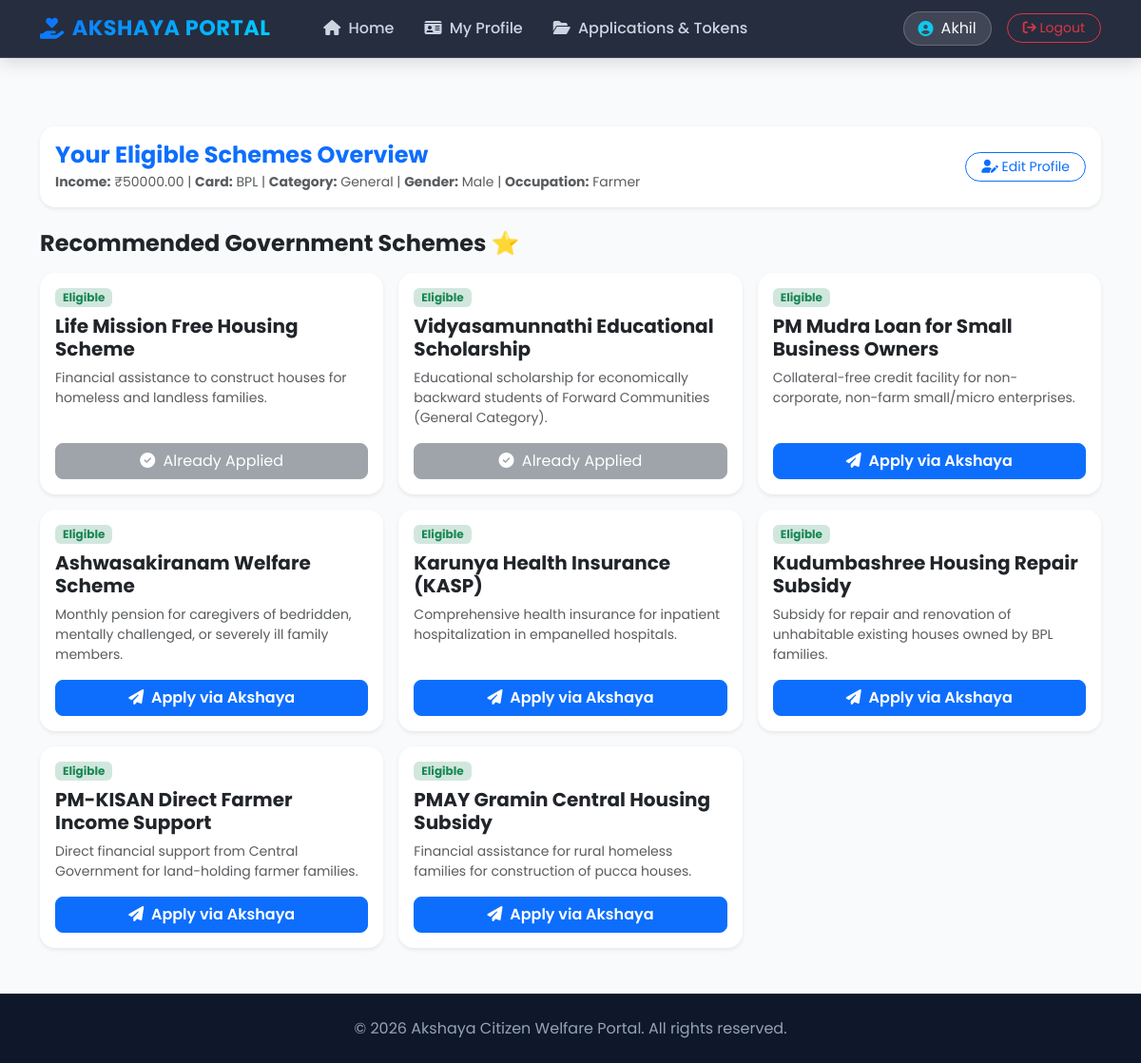
The page /home/ (signed in) on the database its author committed.
### welfare_app/models.py (models this page shows, shortened)
class UserProfile(models.Model):
    user = models.OneToOneField(User, on_delete=models.CASCADE, related_name='profile')
    age = models.IntegerField(null=True, blank=True)
    annual_income = models.DecimalField(max_digits=10, decimal_places=2, null=True, blank=True)
    ration_card_type = models.CharField(max_length=10, choices=RATION_CARD_CHOICES, null=True, blank=True)
    category = models.CharField(max_length=10, choices=CATEGORY_CHOICES, null=True, blank=True)
    gender = models.CharField(max_length=10, choices=GENDER_CHOICES, null=True, blank=True)
    occupation = models.CharField(max_length=20, choices=OCCUPATION_CHOICES, null=True, blank=True)
    marital_status = models.CharField(max_length=20, choices=MARITAL_STATUS_CHOICES, null=True, blank=True)
    is_differently_abled = models.BooleanField(default=False)
    disability_type = models.CharField(max_length=100, null=True, blank=True)
    disability_percentage = models.IntegerField(null=True, blank=True)

class Scheme(models.Model):
    title = models.CharField(max_length=200)
    description = models.TextField()
    department = models.CharField(max_length=100)
    max_income = models.DecimalField(max_digits=10, decimal_places=2, default=999999)
    min_age = models.IntegerField(default=0)
    allowed_ration_cards = models.CharField(max_length=10, choices=RATION_CARD_CHOICES, default='ALL')
    category = models.CharField(max_length=10, choices=CATEGORY_CHOICES, default='ALL')
    allowed_gender = models.CharField(max_length=10, choices=GENDER_CHOICES, default='ALL')
    required_occupation = models.CharField(max_length=20, choices=OCCUPATION_CHOICES, default='ALL')
    allowed_marital_status = models.CharField(max_length=20, choices=MARITAL_STATUS_CHOICES, default='ALL')
    is_for_disabled_only = models.BooleanField(default=False)
    required_documents = models.TextField(help_text="Comma separated document names (e.g., Aadhaar, Income Certificate)", blank=True)
    extra_fields = models.TextField(help_text="Comma separated custom input field names", blank=True)

### welfare_app/views.py (the view)
# urls.py: path('home/', views.home, name='home'),
@login_required(login_url='login')
def home(request):
    profile, created = UserProfile.objects.get_or_create(user=request.user)
    eligible_schemes = []
    profile_complete = False
    applied_scheme_ids = set(Application.objects.filter(user=request.user).values_list('scheme_id', flat=True))
    if (profile.annual_income is not None and profile.ration_card_type and profile.category and profile.gender):
        profile_complete = True
        all_schemes = Scheme.objects.all()
        try:
            user_income = float(profile.annual_income)
        except (ValueError, TypeError):
            user_income = 0.0
        user_card = (profile.ration_card_type or "").strip()
        user_cat = (profile.category or "").strip()
        user_gender = (profile.gender or "").strip()
        user_occ = (profile.occupation or "").strip()
        user_marital = (profile.marital_status or "").strip()
        user_age = profile.age or 0
        for scheme in all_schemes:
            income_ok = user_income <= scheme.max_income
            age_ok = user_age >= scheme.min_age
            ration_ok = (scheme.allowed_ration_cards == 'ALL') or (scheme.allowed_ration_cards == user_card)
            category_ok = (scheme.category == 'ALL') or (scheme.category == user_cat)
            gender_ok = (scheme.allowed_gender == 'ALL') or (scheme.allowed_gender == user_gender)
            occupation_ok = (scheme.required_occupation == 'ALL') or (scheme.required_occupation == user_occ)
            marital_ok = (scheme.allowed_marital_status == 'ALL') or (scheme.allowed_marital_status == user_marital)
            if scheme.is_for_disabled_only:
                disabled_ok = profile.is_differently_abled
            else:
                disabled_ok = True
            if income_ok and age_ok and ration_ok and category_ok and gender_ok and occupation_ok and disabled_ok and marital_ok:
                scheme.is_applied = scheme.id in applied_scheme_ids
                eligible_schemes.append(scheme)
    context = {
        'profile': profile,
        'eligible_schemes': eligible_schemes,
        'profile_complete': profile_complete,
    }
    return render(request, 'home.html', context)

### welfare_app/templates/home.html
{% extends 'base.html' %}
{% block content %}
<div class="container mt-4">
    <div class="card border-0 shadow-sm p-3 mb-4 rounded-4 bg-white">
        <div class="d-flex justify-content-between align-items-center flex-wrap gap-2">
            <div>
                <h4 class="fw-bold text-primary mb-1">Your Eligible Schemes Overview</h4>
                <p class="text-muted mb-0 small">
                    <strong>Income:</strong> ₹{{ profile.annual_income }} |
                    <strong>Card:</strong> {{ profile.ration_card_type }} |
                    <strong>Category:</strong> {{ profile.category }} |
                    <strong>Gender:</strong> {{ profile.gender }} |
                    <strong>Occupation:</strong> {{ profile.occupation }}
                </p>
            </div>
            <a href="{% url 'profile_setup' %}" class="btn btn-outline-primary rounded-pill px-3 btn-sm">
                <i class="fa-solid fa-user-pen"></i> Edit Profile
            </a>
        </div>
    </div>
    <div class="d-flex justify-content-between align-items-center mb-3">
        <h4 class="fw-bold text-dark mb-0">Recommended Government Schemes ⭐</h4>
    </div>
    {% if not profile_complete %}
        <div class="alert alert-warning rounded-3 shadow-sm">
            <i class="fa-solid fa-triangle-exclamation me-2"></i> Please complete your profile to view eligible schemes.
            <a href="{% url 'profile_setup' %}" class="fw-bold">Click here to setup profile</a>.
        </div>
    {% else %}
        <div class="row g-3">
            {% for scheme in eligible_schemes %}
                <div class="col-md-4">
                    <div class="card h-100 shadow-sm border-0 rounded-4">
                        <div class="card-body d-flex flex-column">
                            <span class="badge bg-success-subtle text-success align-self-start mb-2 px-2 py-1">Eligible</span>
                            <h5 class="card-title fw-bold text-dark">{{ scheme.title }}</h5>
                            <p class="card-text text-muted small flex-grow-1">{{ scheme.description|truncatewords:18 }}</p>
                            {% if scheme.is_applied %}
                                <button class="btn btn-secondary w-100 rounded-3" disabled>
                                    <i class="fa-solid fa-check-circle me-1"></i> Already Applied
                                </button>
                            {% else %}
                                <a href="{% url 'apply_scheme' scheme.id %}" class="btn btn-primary w-100 rounded-3 fw-semibold">
                                    <i class="fa-solid fa-paper-plane me-1"></i> Apply via Akshaya
                                </a>
                            {% endif %}
                        </div>
                    </div>
                </div>
            {% empty %}
                <div class="col-12">
                    <div class="alert alert-info rounded-3 text-center">
                        No eligible schemes found based on your current profile criteria.
                    </div>
                </div>
            {% endfor %}
        </div>
    {% endif %}
</div>
{% endblock %}

### welfare_app/templates/base.html (shortened to what this page needs)
<!DOCTYPE html>
<html lang="en">
<head>
    <link href="https://cdn.jsdelivr.net/npm/bootstrap@5.3.2/dist/css/bootstrap.min.css" rel="stylesheet">
    <link rel="stylesheet" href="https://cdnjs.cloudflare.com/ajax/libs/font-awesome/6.4.2/css/all.min.css">
</head>
<body>
    <nav class="navbar navbar-expand-lg custom-navbar sticky-top">
        <div class="container">
            <a class="navbar-brand d-flex align-items-center gap-2" href="{% url 'home' %}">
                <i class="fa-solid fa-hand-holding-heart text-info"></i> AKSHAYA PORTAL
            </a>
            <div class="collapse navbar-collapse" id="navbarNav">
                <ul class="navbar-nav me-auto mb-2 mb-lg-0 ms-lg-4">
                    {% if user.is_authenticated %}
                        {% if user.is_staff %}
                            <li class="nav-item">
                                <a class="nav-link" href="{% url 'staff_dashboard' %}">
                                    <i class="fa-solid fa-list-check me-1"></i> Staff Dashboard
                                </a>
                            </li>
                            <li class="nav-item">
                                <a class="nav-link" href="{% url 'staff_counter_process' %}">
                                    <i class="fa-solid fa-bullhorn me-1"></i> Live Counter 📢
                                </a>
                            </li>
                        {% else %}
                            <li class="nav-item">
                                <a class="nav-link" href="{% url 'home' %}">
                                    <i class="fa-solid fa-house me-1"></i> Home
                                </a>
                            </li>
                            <li class="nav-item">
                                <a class="nav-link" href="{% url 'profile_setup' %}">
                                    <i class="fa-solid fa-id-card me-1"></i> My Profile
                                </a>
                            </li>
                            <li class="nav-item">
                                <a class="nav-link" href="{% url 'my_applications' %}">
                                    <i class="fa-solid fa-folder-open me-1"></i> Applications & Tokens
                                </a>
                            </li>
                        {% endif %}
                    {% endif %}
                </ul>
                <div class="d-flex align-items-center gap-3">
                    {% if user.is_authenticated %}
                        <div class="user-badge d-flex align-items-center gap-2 fs-6">
                            <i class="fa-solid fa-circle-user text-info"></i>
                            <span>{{ user.username }}</span>
                        </div>
                        <a href="{% url 'logout' %}" class="btn btn-outline-danger btn-sm rounded-pill px-3">
                            <i class="fa-solid fa-arrow-right-from-bracket"></i> Logout
                        </a>
                    {% else %}
                        <a href="{% url 'login' %}" class="btn btn-outline-light btn-sm rounded-pill px-3">Login</a>
                        <a href="{% url 'register' %}" class="btn btn-gradient-primary btn-sm px-3">Register</a>
                    {% endif %}
                </div>
            </div>
        </div>
    </nav>
    <main class="main-container">
        {% block content %}{% endblock %}
    </main>
    <footer class="text-center py-4 mt-auto">
        <div class="container">
            <p class="mb-0 fs-6">&copy; {% now "Y" %} Akshaya Citizen Welfare Portal. All rights reserved.</p>
        </div>
    </footer>
</body>
</html>

### welfare_app/templates/base.html (style rules this page uses)
:root { --primary-gradient: linear-gradient(135deg, #0d6efd 0%, #00d2ff 100%); --accent-gradient: linear-gradient(135deg, #11998e 0%, #38ef7d 100%); --dark-gradient: linear-gradient(135deg, #1e293b 0%, #0f172a 100%); --bg-color: #f8fafc; }
body { font-family: 'Poppins', sans-serif; background-color: var(--bg-color); color: #334155; min-height: 100vh; display: flex; flex-direction: column; }
.custom-navbar { background: rgba(15, 23, 42, 0.9); backdrop-filter: blur(12px); border-bottom: 1px solid rgba(255, 255, 255, 0.1); box-shadow: 0 4px 20px rgba(0, 0, 0, 0.15); }
.navbar-brand { font-weight: 700; font-size: 1.4rem; background: var(--primary-gradient); -webkit-background-clip: text; -webkit-text-fill-color: transparent; letter-spacing: 0.5px; }
.nav-link { font-weight: 500; color: #cbd5e1 !important; transition: all 0.3s ease; padding: 0.5rem 1rem !important; border-radius: 8px; }
.user-badge { background: rgba(255, 255, 255, 0.12); border: 1px solid rgba(255, 255, 255, 0.2); border-radius: 30px; padding: 5px 15px; color: #f8fafc; }
.main-container { flex: 1; padding-top: 2rem; padding-bottom: 3rem; }
.card { border: none; border-radius: 16px; box-shadow: 0 10px 30px rgba(0, 0, 0, 0.05); transition: transform 0.3s ease, box-shadow 0.3s ease; }
footer { background: #0f172a; color: #94a3b8; border-top: 1px solid rgba(255, 255, 255, 0.05); }

### rows shown on the page
UserProfile: annual_income "50000.00", ration_card_type "BPL", category "General", gender "Male", occupation "Farmer"
Scheme: title "Life Mission Free Housing Scheme", description "Financial assistance to construct houses for homeless and landless families.", shows "Already Applied"
Scheme: title "Vidyasamunnathi Educational Scholarship", description "Educational scholarship for economically backward students of Forward Communities (General Category).", shows "Already Applied"
Scheme: title "PM Mudra Loan for Small Business Owners", description "Collateral-free credit facility for non-corporate, non-farm small/micro enterprises.", shows "Apply via Akshaya"
Scheme: title "Ashwasakiranam Welfare Scheme", description "Monthly pension for caregivers of bedridden, mentally challenged, or severely ill family members.", shows "Apply via Akshaya"
Scheme: title "Karunya Health Insurance (KASP)", description "Comprehensive health insurance for inpatient hospitalization in empanelled hospitals.", shows "Apply via Akshaya"
Scheme: title "Kudumbashree Housing Repair Subsidy", description "Subsidy for repair and renovation of unhabitable existing houses owned by BPL families.", shows "Apply via Akshaya"
Scheme: title "PM-KISAN Direct Farmer Income Support", description "Direct financial support from Central Government for land-holding farmer families.", shows "Apply via Akshaya"
Scheme: title "PMAY Gramin Central Housing Subsidy", description "Financial assistance for rural homeless families for construction of pucca houses.", shows "Apply via Akshaya"

### other values the page prints
{{ user.username }} "Akhil"
